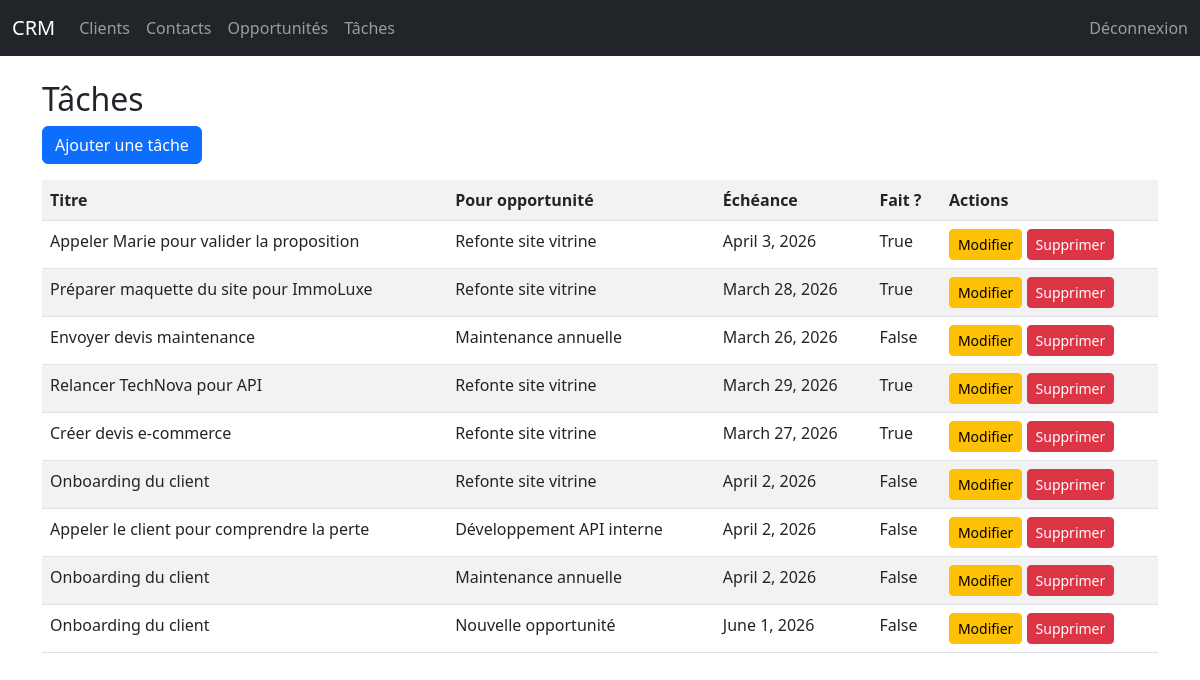
Page /tasks/ (signed in) on the committed database.
### crm/models.py (models this page shows, shortened)
class Task(models.Model):
    opportunity = models.ForeignKey(Opportunity, on_delete=models.CASCADE, related_name="tasks")
    title = models.CharField(max_length=200)
    due_date = models.DateField(blank=True, null=True)
    done = models.BooleanField(default=False)

class Opportunity(models.Model):
    client = models.ForeignKey(Client, on_delete=models.CASCADE, related_name="opportunities")
    title = models.CharField(max_length=200)
    amount = models.DecimalField(max_digits=10, decimal_places=2)
    stage = models.CharField(
        max_length=50,
        choices=[
            ("new", "Nouveau"),
            ("contacted", "Contacté"),
            ("proposal", "Proposition"),
            ("won", "Gagné"),
            ("lost", "Perdu"),
        ],
        default="new"
    )
    created_at = models.DateTimeField(auto_now_add=True)
    owner = models.ForeignKey(User, on_delete=models.CASCADE, related_name="opportunities")

### crm/views.py (the view)
# urls.py: path("tasks/", views.tasks_list),
@login_required
def tasks_list(request):
    if request.user.is_staff:
        tasks = Task.objects.all()
    else:
        tasks = Task.objects.filter
    return render(request, "crm/tasks_list.html", {"tasks": tasks})

### crm/templates/crm/tasks_list.html
{% extends "base.html" %}
{% block content %}
<h2>Tâches</h2>
<a href="/tasks/add/" class="btn btn-primary mb-3">Ajouter une tâche</a>
<table class="table table-striped">
<tr>
    <th>Titre</th>
    <th>Pour opportunité</th>
    <th>Échéance</th>
    <th>Fait ?</th>
    <th>Actions</th>
</tr>
{% for t in tasks %}
<tr>
    <td>{{ t.title }}</td>
    <td>{{ t.opportunity.title }}</td>
    <td>{{ t.due_date }}</td>
    <td>{{ t.done }}</td>
    <td>
        <a href="/tasks/{{ t.id }}/edit/" class="btn btn-warning btn-sm">Modifier</a>
        <a href="/tasks/{{ t.id }}/delete/" class="btn btn-danger btn-sm">Supprimer</a>
    </td>
</tr>
{% empty %}
<tr><td colspan="4">Aucune tâche.</td></tr>
{% endfor %}
</table>
{% endblock %}

### rows in the picture
Task: title "Appeler Marie pour valider la proposition", opportunity "Refonte site vitrine", due_date "April 3, 2026", done "True"
Task: title "Préparer maquette du site pour ImmoLuxe", opportunity "Refonte site vitrine", due_date "March 28, 2026", done "True"
Task: title "Envoyer devis maintenance", opportunity "Maintenance annuelle", due_date "March 26, 2026", done "False"
Task: title "Relancer TechNova pour API", opportunity "Refonte site vitrine", due_date "March 29, 2026", done "True"
Task: title "Créer devis e-commerce", opportunity "Refonte site vitrine", due_date "March 27, 2026", done "True"
Task: title "Onboarding du client", opportunity "Refonte site vitrine", due_date "April 2, 2026", done "False"
Task: title "Appeler le client pour comprendre la perte", opportunity "Développement API interne", due_date "April 2, 2026", done "False"
Task: title "Onboarding du client", opportunity "Maintenance annuelle", due_date "April 2, 2026", done "False"
Task: title "Onboarding du client", opportunity "Nouvelle opportunité", due_date "June 1, 2026", done "False"
